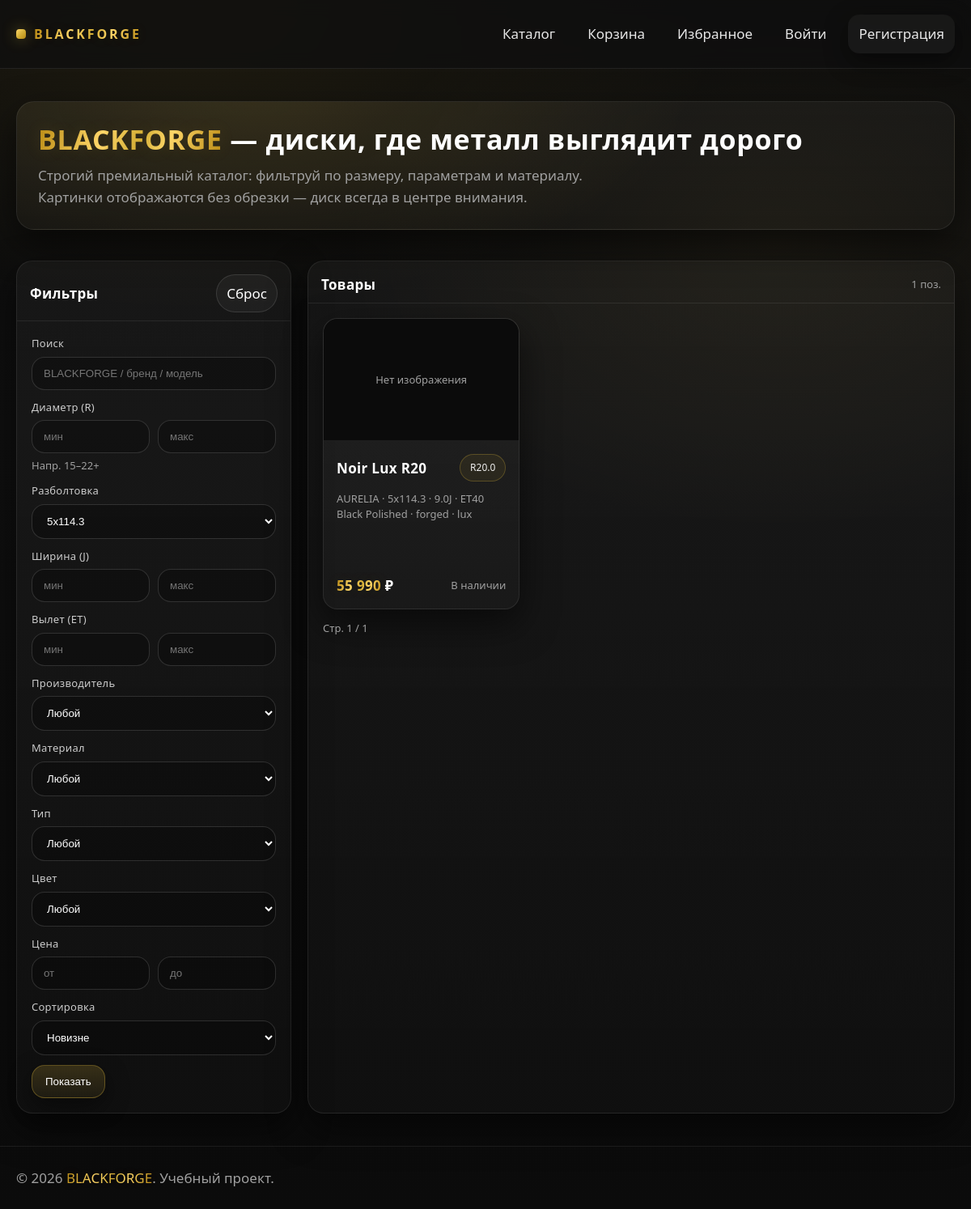
Page /index.php?bolt=5x114.3 on the committed database.
### tables this page shows
CREATE TABLE IF NOT EXISTS products (
  id INT UNSIGNED NOT NULL AUTO_INCREMENT PRIMARY KEY,
  name VARCHAR(220) NOT NULL,
  brand VARCHAR(120) NOT NULL,
  description TEXT NULL,
  diameter_inch DECIMAL(4,1) NOT NULL,            
  bolt_pattern VARCHAR(40) NOT NULL,              
  width_inch DECIMAL(4,1) NOT NULL,               
  et_offset INT NOT NULL,                         
  material ENUM('cast','forged') NOT NULL,        
  type ENUM('sport','lux') NOT NULL,              
  color VARCHAR(80) NOT NULL,
  price DECIMAL(12,2) NOT NULL,
  stock_qty INT NOT NULL DEFAULT 0,
  popularity INT NOT NULL DEFAULT 0,
  created_at TIMESTAMP NOT NULL DEFAULT CURRENT_TIMESTAMP,
  updated_at TIMESTAMP NULL DEFAULT NULL ON UPDATE CURRENT_TIMESTAMP,
  KEY idx_products_brand (brand),
  KEY idx_products_diameter (diameter_inch),
  KEY idx_products_price (price),
  KEY idx_products_popularity (popularity),
  KEY idx_products_created (created_at)
);

### app/includes/config.php (called while the page is built, shortened)
<?php
return [
    'db' => [
        'host' => '127.0.0.1',
        'port' => 3306,
        'name' => 'blackforge',
        'user' => 'root',
        'pass' => '',
        'charset' => 'utf8mb4',
    ],
    'app' => [
        'base_url' => '/blackforge/public',
        'uploads_dir' => __DIR__ . '/../../public/uploads',
        'uploads_url' => '/blackforge/public/uploads',
        'max_upload_bytes' => 8 * 1024 * 1024,
    ],
];

### app/includes/db.php (called while the page is built, shortened)
<?php
function db(): PDO
{
    static $pdo = null;
    if ($pdo instanceof PDO) {
        return $pdo;
    }
    $cfg = require __DIR__ . '/config.php';
    $db = $cfg['db'];
    $dsn = sprintf(
        'mysql:host=%s;port=%d;dbname=%s;charset=%s',
        $db['host'],
        (int)$db['port'],
        $db['name'],
        $db['charset']
    );
    $pdo = new PDO($dsn, $db['user'], $db['pass'], [
        PDO::ATTR_ERRMODE => PDO::ERRMODE_EXCEPTION,
        PDO::ATTR_DEFAULT_FETCH_MODE => PDO::FETCH_ASSOC,
        PDO::ATTR_EMULATE_PREPARES => false,
    ]);
    return $pdo;
}

### app/includes/view.php (called while the page is built, shortened)
<?php
function e(?string $s): string
{
    return htmlspecialchars((string)$s, ENT_QUOTES | ENT_SUBSTITUTE, 'UTF-8');
}
function app_config(): array
{
    static $cfg = null;
    if (is_array($cfg)) {
        return $cfg;
    }
    $cfg = require __DIR__ . '/config.php';
    return $cfg;
}
function base_url(string $path = ''): string
{
    $cfg = app_config();
    $base = rtrim((string)$cfg['app']['base_url'], '/');
    $path = ltrim($path, '/');
    return $path === '' ? $base . '/' : $base . '/' . $path;
}

### public/index.php (the view, shortened to what this page needs)
<?php
require_once __DIR__ . '/../app/includes/layout.php';
require_once __DIR__ . '/../app/includes/db.php';
require_once __DIR__ . '/../app/includes/view.php';
$diameterMin = isset($_GET['r_min']) ? (float)$_GET['r_min'] : null;
$diameterMax = isset($_GET['r_max']) ? (float)$_GET['r_max'] : null;
$bolt = isset($_GET['bolt']) ? trim((string)$_GET['bolt']) : '';
$widthMin = isset($_GET['w_min']) ? (float)$_GET['w_min'] : null;
$widthMax = isset($_GET['w_max']) ? (float)$_GET['w_max'] : null;
$etMin = isset($_GET['et_min']) ? (int)$_GET['et_min'] : null;
$etMax = isset($_GET['et_max']) ? (int)$_GET['et_max'] : null;
$priceMin = isset($_GET['p_min']) ? (float)$_GET['p_min'] : null;
$priceMax = isset($_GET['p_max']) ? (float)$_GET['p_max'] : null;
$q = isset($_GET['q']) ? trim((string)$_GET['q']) : '';
$sort = isset($_GET['sort']) ? (string)$_GET['sort'] : 'new';
$sortSql = 'p.created_at DESC';
$page = max(1, (int)($_GET['page'] ?? 1));
$perPage = 9;
$offset = ($page - 1) * $perPage;
$where = [];
$params = [];
if ($bolt !== '') { $where[] = 'p.bolt_pattern = ?'; $params[] = $bolt; }
$whereSql = $where ? ('WHERE ' . implode(' AND ', $where)) : '';
$stmt = db()->prepare("SELECT COUNT(*) AS c FROM products p $whereSql");
$stmt->execute($params);
$total = (int)($stmt->fetch()['c'] ?? 0);
$pages = max(1, (int)ceil($total / $perPage));
$sql = "
SELECT
  p.*,
  (SELECT url FROM product_images i WHERE i.product_id=p.id ORDER BY i.is_primary DESC, i.id ASC LIMIT 1) AS image_url
FROM products p
$whereSql
ORDER BY $sortSql
LIMIT $perPage OFFSET $offset
";
$stmt = db()->prepare($sql);
$stmt->execute($params);
$products = $stmt->fetchAll();
$bolts = db()->query("SELECT DISTINCT bolt_pattern FROM products ORDER BY bolt_pattern")->fetchAll();
?>
<section class="hero">
  <div class="hero__card">
    <h1 class="hero__title"><span class="gold">BLACKFORGE</span> — диски, где металл выглядит дорого</h1>
    <p class="hero__sub">Строгий премиальный каталог: фильтруй по размеру, параметрам и материалу. Картинки отображаются без обрезки — диск всегда в центре внимания.</p>
  </div>
</section>
<section class="grid">
  <aside class="panel">
    <div class="panel__head">
      <div class="row">
        <div style="font-weight:800; letter-spacing:.02em;">Фильтры</div>
        <a class="tab" href="<?= e(base_url('index.php')) ?>">Сброс</a>
      </div>
    </div>
    <div class="panel__body">
      <form method="get" action="<?= e(base_url('index.php')) ?>">
        <div class="field">
          <div class="label">Поиск</div>
          <input class="input" name="q" value="<?= e($q) ?>" placeholder="BLACKFORGE / бренд / модель">
        </div>
        <div class="field">
          <div class="label">Диаметр (R)</div>
          <div class="row">
            <input class="input" style="width:50%" name="r_min" value="<?= e($diameterMin !== null ? (string)$diameterMin : '') ?>" placeholder="мин">
            <input class="input" style="width:50%" name="r_max" value="<?= e($diameterMax !== null ? (string)$diameterMax : '') ?>" placeholder="макс">
          </div>
          <div class="hint">Напр. 15–22+</div>
        </div>
        <div class="field">
          <div class="label">Разболтовка</div>
          <select class="select" name="bolt">
            <?php foreach ($bolts as $b): $v = (string)$b['bolt_pattern']; ?>
              <option value="<?= e($v) ?>" <?= $v === $bolt ? 'selected' : '' ?>><?= e($v) ?></option>
            <?php endforeach; ?>
          </select>
        </div>
        <div class="field">
          <div class="label">Ширина (J)</div>
          <div class="row">
            <input class="input" style="width:50%" name="w_min" value="<?= e($widthMin !== null ? (string)$widthMin : '') ?>" placeholder="мин">
            <input class="input" style="width:50%" name="w_max" value="<?= e($widthMax !== null ? (string)$widthMax : '') ?>" placeholder="макс">
          </div>
        </div>
        <div class="field">
          <div class="label">Вылет (ET)</div>
          <div class="row">
            <input class="input" style="width:50%" name="et_min" value="<?= e($etMin !== null ? (string)$etMin : '') ?>" placeholder="мин">
            <input class="input" style="width:50%" name="et_max" value="<?= e($etMax !== null ? (string)$etMax : '') ?>" placeholder="макс">
          </div>
        </div>
        <div class="field">
          <div class="label">Производитель</div>
          <select class="select" name="brand">
            <option value="">Любой</option>
          </select>
        </div>
        <div class="field">
          <div class="label">Материал</div>
          <select class="select" name="material">
            <option value="">Любой</option>
          </select>
        </div>
        <div class="field">
          <div class="label">Тип</div>
          <select class="select" name="type">
            <option value="">Любой</option>
          </select>
        </div>
        <div class="field">
          <div class="label">Цвет</div>
          <select class="select" name="color">
            <option value="">Любой</option>
          </select>
        </div>
        <div class="field">
          <div class="label">Цена</div>
          <div class="row">
            <input class="input" style="width:50%" name="p_min" value="<?= e($priceMin !== null ? (string)$priceMin : '') ?>" placeholder="от">
            <input class="input" style="width:50%" name="p_max" value="<?= e($priceMax !== null ? (string)$priceMax : '') ?>" placeholder="до">
          </div>
        </div>
        <div class="field">
          <div class="label">Сортировка</div>
          <select class="select" name="sort">
            <option value="new" <?= $sort === 'new' ? 'selected' : '' ?>>Новизне</option>
          </select>
        </div>
        <button class="btn" type="submit">Показать</button>
      </form>
    </div>
  </aside>
  <div class="panel">
    <div class="panel__head">
      <div class="row">
        <div style="font-weight:800; letter-spacing:.02em;">Товары</div>
        <div class="hint"><?= (int)$total ?> поз.</div>
      </div>
    </div>
    <div class="panel__body">
      <?php if (!$products): ?>
        <div class="alert">Ничего не найдено — попробуй ослабить фильтры.</div>
      <?php else: ?>
        <div class="products">
          <?php foreach ($products as $p): ?>
            <a class="card" href="<?= e(base_url('product.php?id=' . (int)$p['id'])) ?>">
              <div class="card__img">
                <?php if (!empty($p['image_url'])): ?>
                  <img src="<?= e((string)$p['image_url']) ?>" alt="<?= e((string)$p['name']) ?>">
                <?php else: ?>
                  <div class="hint">Нет изображения</div>
                <?php endif; ?>
              </div>
              <div class="card__body">
                <div class="row">
                  <div class="card__title"><?= e((string)$p['name']) ?></div>
                  <span class="badge">R<?= e((string)$p['diameter_inch']) ?></span>
                </div>
                <div class="card__meta">
                  <?= e((string)$p['brand']) ?> · <?= e((string)$p['bolt_pattern']) ?> · <?= e((string)$p['width_inch']) ?>J · ET<?= e((string)$p['et_offset']) ?><br>
                  <?= e((string)$p['color']) ?> · <?= e((string)$p['material']) ?> · <?= e((string)$p['type']) ?>
                </div>
                <div class="row" style="margin-top:auto;">
                  <div class="price"><span class="gold"><?= number_format((float)$p['price'], 0, '.', ' ') ?></span> ₽</div>
                  <div class="hint"><?= (int)$p['stock_qty'] > 0 ? 'В наличии' : 'Нет' ?></div>
                </div>
              </div>
            </a>
          <?php endforeach; ?>
        </div>
        <div style="display:flex; gap:10px; justify-content:space-between; margin-top:14px; align-items:center;">
          <div class="hint">Стр. <?= (int)$page ?> / <?= (int)$pages ?></div>
        </div>
      <?php endif; ?>
    </div>
  </div>
</section>

### public/assets/css/styles.css (style rules this page uses)
:root { --bg:#0F0F0F; --bg2:#1C1C1C; --text:#FFFFFF; --muted:#A0A0A0; --gold1:#FFD86B; --gold2:#D4AF37; --gold3:#B88912; --line:rgba(255,255,255,.08); --shadow:0 18px 45px rgba(0,0,0,.55); }
* { box-sizing:border-box }
html,body { height:100% }
body { margin:0; font-family: ui-sans-serif, system-ui, -apple-system, "Segoe UI", Roboto, Arial, "Noto Sans", "Liberation Sans", sans-serif; font-size: 17px; line-height: 1.5; background: radial-gradient(1200px 700px at 20% 0%, rgba(212,175,55,.10), transparent 55%), radial-gradient(900px 600px at 80% 20%, rgba(255,216,107,.06), transparent 60%), linear-gradient(180deg, #0B0B0B 0%, var(--bg) 35%, #0B0B0B 100%); color:var(--text); }
a { color:inherit;text-decoration:none }
.gold { background: linear-gradient(110deg, var(--gold3) 0%, var(--gold1) 35%, var(--gold2) 55%, var(--gold1) 70%, var(--gold3) 100%); -webkit-background-clip:text;background-clip:text; color:transparent; position:relative; text-shadow: 0 0 22px rgba(212,175,55,.12); }
.btn { display:inline-flex;align-items:center;justify-content:center;gap:10px; padding:12px 16px;border-radius:16px; border:1px solid rgba(212,175,55,.35); background: linear-gradient(180deg, rgba(212,175,55,.20), rgba(212,175,55,.08)); color:#fff; box-shadow: 0 10px 30px rgba(0,0,0,.45); cursor:pointer; }
.hero { padding:40px 0 18px; }
.hero__card { border:1px solid var(--line); background: radial-gradient(900px 380px at 25% 0%, rgba(212,175,55,.10), transparent 60%), linear-gradient(180deg, rgba(255,255,255,.04), rgba(255,255,255,.02)); border-radius:22px; padding:26px; box-shadow: var(--shadow); overflow:hidden; position:relative; }
.hero__title { margin:0;font-size:34px;letter-spacing:.02em; line-height: 1.2 }
.hero__sub { margin:12px 0 0;color:var(--muted);max-width:74ch;line-height:1.55 }
.grid { display:grid; grid-template-columns: 340px 1fr; gap:20px; padding:20px 0 40px; }
.panel { background: linear-gradient(180deg, rgba(255,255,255,.04), rgba(255,255,255,.02)); border:1px solid var(--line); border-radius:20px; box-shadow: var(--shadow); }
.panel__head { padding:16px 16px 10px;border-bottom:1px solid var(--line) }
.panel__body { padding:18px }
.field { display:flex;flex-direction:column;gap:6px;margin-bottom:12px }
.label { font-size:13px;color:rgba(255,255,255,.78);letter-spacing:.02em }
.input,.select { border-radius:16px; border:1px solid rgba(255,255,255,.14); background: rgba(0,0,0,.25); color:var(--text); padding:12px 14px; outline:none; }
.hint { font-size:13px;color:var(--muted);line-height:1.45 }
.products { display:grid; grid-template-columns: repeat(3, minmax(0, 1fr)); gap:16px; }
.card { border:1px solid var(--line); border-radius:18px; background: linear-gradient(180deg, rgba(255,255,255,.04), rgba(255,255,255,.02)); overflow:hidden; box-shadow: var(--shadow); display:flex;flex-direction:column; min-height: 360px; }
.card__img { aspect-ratio: 16 / 10; background: #0b0b0b; display:flex;align-items:center;justify-content:center; border-bottom:1px solid var(--line); }
.card__body { padding:16px;display:flex;flex-direction:column;gap:12px;flex:1 }
.card__title { font-weight:700;letter-spacing:.02em }
.card__meta { color:var(--muted);font-size:13px;line-height:1.45 }
.price { font-weight:800;letter-spacing:.02em }
.row { display:flex;gap:10px;align-items:center;justify-content:space-between }
.badge { font-size:12px; padding:7px 12px; border-radius:999px; border:1px solid rgba(212,175,55,.28); background: rgba(212,175,55,.08); color: rgba(255,255,255,.92); }
.tab { padding:10px 12px;border-radius:999px; border:1px solid rgba(255,255,255,.12); background: rgba(255,255,255,.04); }

### rows in the picture
products: name "Noir Lux R20", diameter_inch "20.0", brand "AURELIA", bolt_pattern "5x114.3", width_inch "9.0", et_offset "40", color "Black Polished", material "forged", type "lux", stock_qty "В наличии"

### other values in the picture
$total "1"
$page "1"
$pages "1"
form field bolt "5x114.3"
